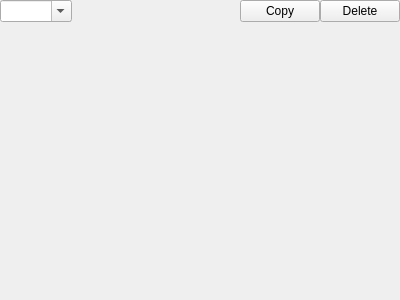
<?xml version="1.0" encoding="UTF-8"?>
<ui version="4.0">
 <class>MultiConfigWidget</class>
 <widget class="QWidget" name="MultiConfigWidget">
  <property name="geometry">
   <rect>
    <x>0</x>
    <y>0</y>
    <width>400</width>
    <height>300</height>
   </rect>
  </property>
  <property name="sizePolicy">
   <sizepolicy hsizetype="Minimum" vsizetype="Minimum">
    <horstretch>0</horstretch>
    <verstretch>0</verstretch>
   </sizepolicy>
  </property>
  <property name="windowTitle">
   <string>Form</string>
  </property>
  <layout class="QVBoxLayout" name="layout">
   <property name="spacing">
    <number>0</number>
   </property>
   <property name="leftMargin">
    <number>0</number>
   </property>
   <property name="topMargin">
    <number>0</number>
   </property>
   <property name="rightMargin">
    <number>0</number>
   </property>
   <property name="bottomMargin">
    <number>0</number>
   </property>
   <item>
    <widget class="QWidget" name="widget" native="true">
     <property name="sizePolicy">
      <sizepolicy hsizetype="Preferred" vsizetype="Fixed">
       <horstretch>0</horstretch>
       <verstretch>0</verstretch>
      </sizepolicy>
     </property>
     <layout class="QHBoxLayout" name="horizontalLayout_2">
      <property name="spacing">
       <number>0</number>
      </property>
      <property name="leftMargin">
       <number>0</number>
      </property>
      <property name="topMargin">
       <number>0</number>
      </property>
      <property name="rightMargin">
       <number>0</number>
      </property>
      <property name="bottomMargin">
       <number>0</number>
      </property>
      <item>
       <widget class="QComboBox" name="currentConfigComboBox">
        <property name="enabled">
         <bool>true</bool>
        </property>
        <property name="editable">
         <bool>true</bool>
        </property>
        <property name="insertPolicy">
         <enum>QComboBox::InsertAtCurrent</enum>
        </property>
        <property name="sizeAdjustPolicy">
         <enum>QComboBox::AdjustToContents</enum>
        </property>
       </widget>
      </item>
      <item>
       <spacer name="horizontalSpacer">
        <property name="orientation">
         <enum>Qt::Horizontal</enum>
        </property>
        <property name="sizeHint" stdset="0">
         <size>
          <width>40</width>
          <height>20</height>
         </size>
        </property>
       </spacer>
      </item>
      <item>
       <widget class="QPushButton" name="copyButton">
        <property name="text">
         <string>Copy</string>
        </property>
       </widget>
      </item>
      <item>
       <widget class="QPushButton" name="deleteButton">
        <property name="text">
         <string>Delete</string>
        </property>
       </widget>
      </item>
     </layout>
    </widget>
   </item>
   <item>
    <widget class="QWidget" name="placeholder" native="true"/>
   </item>
  </layout>
 </widget>
 <resources/>
 <connections/>
</ui>
